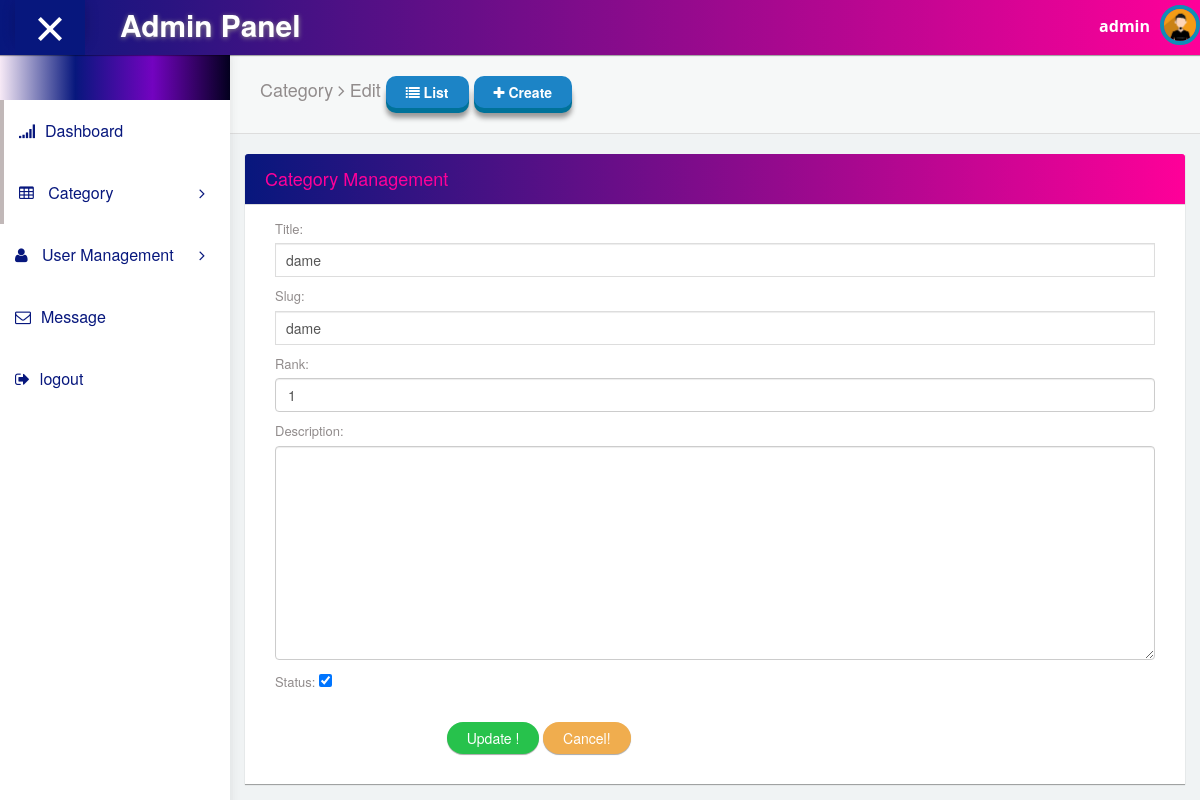
Screenshot of /backend/category/2/edit (signed in) with the database file from the repository.
### newsportal/models.py (models this page shows, shortened)
class Category(Cat):
    objects=CategoryManager()
    class Meta:
        db_table='category'

### newsportal/views.py (the view)
# urls.py: path('<int:id>/edit',views.edit_category, name='edit_category')
@login_required(login_url='signin')
def edit_category(request, id, ):
    category = Category.objects.get(pk=id)
    form=CategoryForm(request.POST or None,request.FILES or None, instance=category)
    if form.is_valid():
        form.save()
        messages.add_message(request,messages.SUCCESS,"Category Updated Successfully")
        return redirect('list_category')
    context = {
        'forms':form
    }
    return render(request, 'backend/category/edit.html',context)

### newsportal/forms.py
class CategoryForm(forms.ModelForm):
    title = forms.CharField(widget=forms.TextInput(attrs={'class':'form-control','id':'title','placeholder':'Category Title','title':'Please ENter your Title'}))
    slug = forms.CharField(widget=forms.TextInput(attrs={'class':'form-control','id':'slug','placeholder':'Category slug','title':'Please ENter your Slug'}))
    rank = forms.CharField(widget=forms.NumberInput(attrs={'class':'form-control','placeholder':'Rank','title':'Please ENter your Rank'}))
    description = forms.CharField(widget=forms.Textarea(attrs={'class':'form-control'}))
    class Meta:
            model = Category
            fields = ['title','slug','rank','description','status' ]

### templates/backend/category/edit.html (shortened to what this page needs)
{% extends "backend/master/master.html" %}
{% block content %}
<div id="content">
        <div class="panel box-shadow-none content-header">
          <div class="panel-body">
            <div class="col-md-12">
                <h4 class="animated fadeInLeft">
                    Category <span class="fa-angle-right fa"></span> Edit
                    <a href="{% url 'list_category' %}" class="btn btn-3d btn-primary"><span class="fa fa-list"></span> List</a>
                    <a href="{% url 'create_category' %}" class="btn btn-3d btn-primary"><span class="fa fa-plus"></span> Create</a>
                </h4>
            </div>
          </div>
        </div>
        <div class="form-element">
          <div class="col-md-12 padding-0">
            <div class="col-md-12">
              <div class="panel form-element-padding">
                <div class="panel-heading">
                 <h4>Category Management</h4>
                </div>
                 <div class="panel-body" style="padding-bottom:30px;">
                  <div class="col-md-12">
                    <form action="" method="POST" id="form" novalidate="">
                        {{forms.as_p}}
                        <div class="form-group">
                            <div class="col-sm-2">
                            </div>
                            <div class="col-sm-10">
                            <input type="submit" class="btn ripple-infinite  btn-round  btn-success" value="Update !">
                              <input type="reset" class="btn ripple-infinite  btn-round  btn-warning" value="Cancel!">
                            </div>
                          </div>
                    </form>
                      </div>
                  </div>
                </div>
              </div>
            </div>
          </div>
      </div>
    </div>
{% endblock %}

### templates/backend/master/master.html (shortened to what this page needs)
<!DOCTYPE html>
{% load static %}
<html lang="en">
<head>
  <link rel="stylesheet" type="text/css" href="{% static 'asset/css/bootstrap.min.css' %}">
  <link rel="stylesheet" type="text/css" href="{% static 'asset/css/plugins/font-awesome.min.css' %}"/>
  <link rel="stylesheet" type="text/css" href="{% static 'asset/css/plugins/datatables.bootstrap.min.css' %}"/>
  <link rel="stylesheet" type="text/css" href="{% static 'asset/css/plugins/animate.min.css' %}"/>
  <link rel="stylesheet" type="text/css" href="{% static 'asset/css/plugins/nouislider.min.css' %}"/>
  <link rel="stylesheet" type="text/css" href="{% static 'asset/css/plugins/select2.min.css' %}"/>
  <link rel="stylesheet" type="text/css" href="{% static 'asset/css/plugins/ionrangeslider/ion.rangeSlider.css' %}"/>
  <link rel="stylesheet" type="text/css" href="{% static 'asset/css/plugins/ionrangeslider/ion.rangeSlider.skinFlat.css' %}"/>
  <link rel="stylesheet" type="text/css" href="{% static 'asset/css/plugins/bootstrap-material-datetimepicker.css' %}"/>
  <link href="{% static 'asset/css/style.css' %}" rel="stylesheet">
</head>
<body id="mimin" class="dashboard">
        <nav class="navbar navbar-default header navbar-fixed-top">
          <div class="col-md-12 nav-wrapper">
            <div class="navbar-header" style="width:100%;">
              <div class="opener-left-menu is-open">
                <span class="bottom"></span>
              </div>
                <a href="{% url 'dashboard' %}" class="navbar-brand">
                 <b>Admin Panel</b>
                </a>
              <ul class="nav navbar-nav search-nav">
                <li>
                   <div class="search">
                  </div>
                </li>
              </ul>
              <ul class="nav navbar-nav navbar-right user-nav">
                <li class="user-name"><span>{{request.user.username}} </span></li>
                <li class="dropdown avatar-dropdown">
                    <img src="/static/asset/img/avatar.jpg" class="img-circle avatar" alt="user name" data-toggle="dropdown" aria-haspopup="true" aria-expanded="true"/>
                 </li>
              </ul>
            </div>
          </div>
        </nav>
      <div class="container-fluid mimin-wrapper">
            <div id="left-menu">
              <div class="sub-left-menu scroll">
                <ul class="nav nav-list">
                    <li><div class="left-bg"></div></li>
                    <li class="active ripple">
                      <a href=""><span class="fa-signal fa"></span>Dashboard</a>
                    </li>
                    <li class="active ripple">
                        <a class="tree-toggle nav-header">
                          <span class="fa fa-table "></span> Category
                          <span class="fa-angle-right fa right-arrow text-right"></span>
                        </a>
                      </li>
                        <li class="ripple">
                          <a class="tree-toggle nav-header">
                            <span class="fa fa-user"></span> User Management
                            <span class="fa-angle-right fa right-arrow text-right"></span>
                          </a>
                        </li>
                    <li class="ripple">
                        <a href=""><span class="fa fa-envelope-o"></span>Message</a>
                      </li>
                      <li class="ripple">
                          <a href=""><span class="fa-sign-out fa"></span>logout</a>
                        </li>
                  </ul>
                </div>
            </div>
          {% block content %}
               {% endblock %}
</body>
</html>

### rows the page displays
Category: title "dame", slug "dame", rank "1", status "☑"

### other values shown
{{ request.user.username }} "admin"
